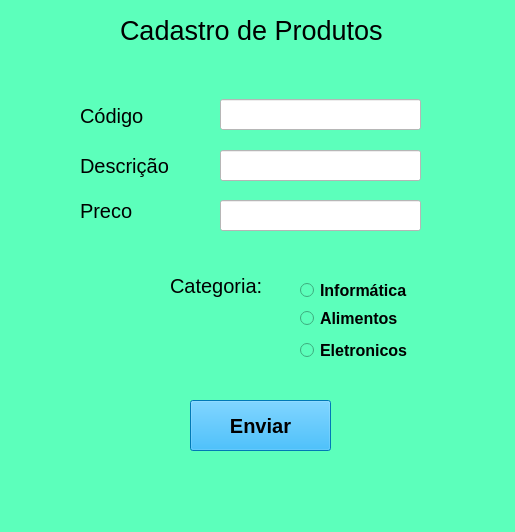
<?xml version="1.0" encoding="UTF-8"?>
<ui version="4.0">
 <class>MainWindow</class>
 <widget class="QMainWindow" name="MainWindow">
  <property name="geometry">
   <rect>
    <x>0</x>
    <y>0</y>
    <width>515</width>
    <height>532</height>
   </rect>
  </property>
  <property name="windowTitle">
   <string>MainWindow</string>
  </property>
  <property name="styleSheet">
   <string notr="true">background-color: rgb(92, 255, 187);</string>
  </property>
  <widget class="QWidget" name="centralwidget">
   <widget class="QLabel" name="label">
    <property name="geometry">
     <rect>
      <x>120</x>
      <y>10</y>
      <width>281</width>
      <height>41</height>
     </rect>
    </property>
    <property name="font">
     <font>
      <pointsize>20</pointsize>
     </font>
    </property>
    <property name="text">
     <string>Cadastro de Produtos</string>
    </property>
   </widget>
   <widget class="QLabel" name="label_2">
    <property name="geometry">
     <rect>
      <x>80</x>
      <y>100</y>
      <width>71</width>
      <height>31</height>
     </rect>
    </property>
    <property name="font">
     <font>
      <pointsize>15</pointsize>
     </font>
    </property>
    <property name="text">
     <string>Código</string>
    </property>
   </widget>
   <widget class="QLabel" name="label_3">
    <property name="geometry">
     <rect>
      <x>80</x>
      <y>150</y>
      <width>91</width>
      <height>31</height>
     </rect>
    </property>
    <property name="font">
     <font>
      <pointsize>15</pointsize>
     </font>
    </property>
    <property name="text">
     <string>Descrição</string>
    </property>
   </widget>
   <widget class="QLabel" name="label_4">
    <property name="geometry">
     <rect>
      <x>80</x>
      <y>190</y>
      <width>81</width>
      <height>41</height>
     </rect>
    </property>
    <property name="font">
     <font>
      <pointsize>15</pointsize>
     </font>
    </property>
    <property name="text">
     <string>Preco</string>
    </property>
   </widget>
   <widget class="QLineEdit" name="lineEdit">
    <property name="geometry">
     <rect>
      <x>220</x>
      <y>99</y>
      <width>201</width>
      <height>31</height>
     </rect>
    </property>
    <property name="styleSheet">
     <string notr="true">background-color: rgb(255, 255, 255);</string>
    </property>
   </widget>
   <widget class="QLineEdit" name="lineEdit_2">
    <property name="geometry">
     <rect>
      <x>220</x>
      <y>150</y>
      <width>201</width>
      <height>31</height>
     </rect>
    </property>
    <property name="styleSheet">
     <string notr="true">background-color: rgb(255, 255, 255);</string>
    </property>
   </widget>
   <widget class="QLineEdit" name="lineEdit_3">
    <property name="geometry">
     <rect>
      <x>220</x>
      <y>200</y>
      <width>201</width>
      <height>31</height>
     </rect>
    </property>
    <property name="styleSheet">
     <string notr="true">background-color: rgb(255, 255, 255);</string>
    </property>
   </widget>
   <widget class="QRadioButton" name="radioButton">
    <property name="geometry">
     <rect>
      <x>300</x>
      <y>280</y>
      <width>121</width>
      <height>21</height>
     </rect>
    </property>
    <property name="font">
     <font>
      <pointsize>12</pointsize>
      <weight>75</weight>
      <bold>true</bold>
     </font>
    </property>
    <property name="text">
     <string>Informática</string>
    </property>
   </widget>
   <widget class="QRadioButton" name="radioButton_2">
    <property name="geometry">
     <rect>
      <x>300</x>
      <y>310</y>
      <width>121</width>
      <height>16</height>
     </rect>
    </property>
    <property name="font">
     <font>
      <pointsize>12</pointsize>
      <weight>75</weight>
      <bold>true</bold>
     </font>
    </property>
    <property name="text">
     <string>Alimentos</string>
    </property>
   </widget>
   <widget class="QRadioButton" name="radioButton_3">
    <property name="geometry">
     <rect>
      <x>300</x>
      <y>340</y>
      <width>121</width>
      <height>21</height>
     </rect>
    </property>
    <property name="font">
     <font>
      <pointsize>12</pointsize>
      <weight>75</weight>
      <bold>true</bold>
     </font>
    </property>
    <property name="text">
     <string>Eletronicos</string>
    </property>
   </widget>
   <widget class="QLabel" name="label_5">
    <property name="geometry">
     <rect>
      <x>170</x>
      <y>270</y>
      <width>101</width>
      <height>31</height>
     </rect>
    </property>
    <property name="font">
     <font>
      <pointsize>15</pointsize>
     </font>
    </property>
    <property name="text">
     <string>Categoria:</string>
    </property>
   </widget>
   <widget class="QPushButton" name="pushButton">
    <property name="geometry">
     <rect>
      <x>190</x>
      <y>400</y>
      <width>141</width>
      <height>51</height>
     </rect>
    </property>
    <property name="font">
     <font>
      <pointsize>15</pointsize>
      <weight>75</weight>
      <bold>true</bold>
     </font>
    </property>
    <property name="styleSheet">
     <string notr="true">background-color: rgb(0, 170, 255);</string>
    </property>
    <property name="text">
     <string>Enviar</string>
    </property>
   </widget>
  </widget>
  <widget class="QMenuBar" name="menubar">
   <property name="geometry">
    <rect>
     <x>0</x>
     <y>0</y>
     <width>515</width>
     <height>21</height>
    </rect>
   </property>
  </widget>
  <widget class="QStatusBar" name="statusbar"/>
 </widget>
 <resources/>
 <connections/>
</ui>
